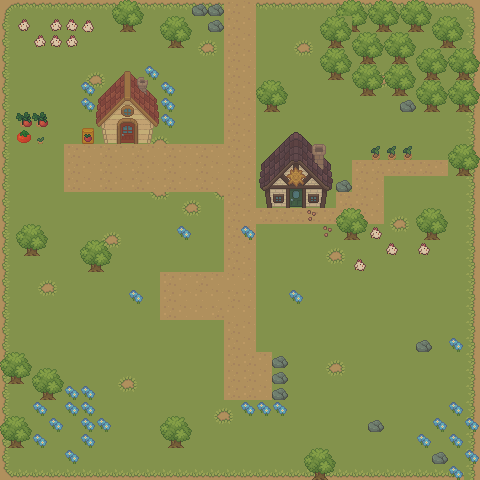

Rendered tile map (Tiled .tmx) drawn with the repository's tilesets; below, a short description and the full map source, tile grids included:
An orthogonal 30x30 tile map with 16x16 px tiles, 2 tile layers (Ground, Obstacles).

<map version="1.5" tiledversion="1.7.2" orientation="orthogonal" renderorder="right-down" width="30" height="30" tilewidth="16" tileheight="16" infinite="0" nextlayerid="12" nextobjectid="2">
 <editorsettings>
  <export target="farm3part4.json" format="json" />
 </editorsettings>
 <tileset firstgid="1" name="free" tilewidth="16" tileheight="16" tilecount="130" columns="13">
  <image source="free.png" width="208" height="160" />
 </tileset>
 <layer id="8" name="Ground" width="30" height="30" locked="1">
  <data encoding="csv">
1,2,2,2,2,2,2,2,2,2,2,2,2,2,6,7,2,2,2,2,2,2,2,2,2,2,2,2,2,3,
14,15,15,15,15,15,15,15,15,15,15,15,15,15,6,7,15,15,15,15,15,15,15,15,15,15,15,15,15,16,
14,15,15,15,15,15,15,15,15,15,15,15,17,18,6,7,15,15,17,18,15,15,15,15,15,15,15,15,15,16,
14,15,15,15,15,15,15,15,15,15,15,15,30,31,6,7,15,15,30,31,15,15,15,15,15,15,15,15,15,16,
14,15,15,15,15,17,18,15,15,15,15,15,15,15,6,7,15,15,15,15,15,15,15,17,18,15,15,15,15,16,
14,15,15,15,15,30,31,15,15,15,15,15,15,15,6,7,15,15,15,15,15,15,15,30,31,15,15,15,15,16,
14,15,15,15,15,15,15,15,15,15,15,15,15,15,6,7,15,15,15,15,15,15,15,15,15,15,15,15,15,16,
14,15,15,15,15,15,15,15,15,15,15,15,15,15,6,7,15,15,15,15,15,15,15,15,15,15,15,15,15,16,
14,15,15,15,15,15,15,15,15,17,18,15,15,15,6,7,15,15,15,15,15,15,15,15,15,15,15,15,15,16,
14,15,15,15,6,7,6,7,6,7,6,7,6,7,6,7,15,15,15,15,15,15,15,15,15,15,15,15,15,16,
14,15,15,15,6,7,6,7,6,7,6,7,6,7,6,7,15,15,15,15,15,15,6,6,6,6,6,7,15,16,
14,15,15,15,6,7,6,7,6,7,6,7,6,7,6,7,15,15,15,15,15,15,6,7,15,15,15,15,15,16,
14,15,15,15,15,15,15,15,15,30,31,17,18,30,6,7,15,15,15,15,15,6,6,7,15,15,15,15,15,16,
14,15,15,15,15,15,15,15,15,15,15,30,31,15,6,7,6,6,6,6,6,6,6,7,17,18,15,15,15,16,
14,15,15,15,15,15,17,18,15,15,15,15,15,15,6,7,15,15,15,15,15,15,15,15,30,31,15,15,15,16,
14,15,15,15,15,15,30,31,15,15,15,15,15,15,6,7,15,15,15,15,17,18,15,15,15,15,15,15,15,16,
14,15,15,15,15,15,15,15,15,15,15,15,15,15,6,7,15,15,15,15,30,31,15,15,15,15,15,15,15,16,
14,15,17,18,15,15,15,15,15,15,6,7,6,7,7,7,15,15,15,15,15,15,15,15,15,15,15,15,15,16,
14,15,30,31,15,15,15,15,15,15,6,7,7,7,6,7,15,15,15,15,15,15,15,15,15,15,15,15,15,16,
14,15,15,15,15,15,15,15,15,15,6,7,7,6,7,7,15,15,15,15,15,15,15,15,15,15,15,15,15,16,
14,15,15,15,15,15,15,15,15,15,15,15,15,15,6,7,15,15,15,15,15,15,15,15,15,15,15,15,15,16,
14,15,15,15,15,15,15,15,15,15,15,15,15,15,6,7,15,15,15,15,15,15,15,15,15,15,15,15,15,16,
14,15,15,15,15,15,15,15,15,15,15,15,15,15,6,6,7,15,15,15,17,18,15,15,15,15,15,15,15,16,
14,15,15,15,15,15,15,17,18,15,15,15,15,15,6,6,7,15,15,15,30,31,15,15,15,15,15,15,15,16,
14,15,15,15,15,15,15,30,31,15,15,15,15,15,6,6,7,15,15,15,15,15,15,15,15,15,15,15,15,16,
14,15,15,15,15,15,15,15,15,15,15,15,15,17,18,15,15,15,15,15,15,15,15,15,15,15,15,15,15,16,
14,15,15,15,15,15,15,15,15,15,15,15,15,30,31,15,15,15,15,15,15,15,15,15,15,15,15,15,15,16,
14,15,15,15,15,15,15,15,15,15,15,15,15,15,15,15,15,15,15,15,15,15,15,15,15,15,15,15,15,16,
14,15,15,15,15,15,15,15,15,15,15,15,15,15,15,15,15,15,15,15,15,15,15,15,15,15,15,15,15,16,
27,28,28,28,28,28,28,28,28,28,28,28,28,28,28,28,28,28,28,28,28,28,28,28,28,28,28,28,28,16
</data>
 </layer>
 <layer id="10" name="Obstacles" width="30" height="30">
  <data encoding="csv">
0,0,0,0,0,0,0,49,50,0,0,0,11,11,0,0,0,0,0,0,0,49,50,49,50,49,50,0,0,0,
0,121,0,119,106,120,0,62,63,0,49,50,0,11,0,0,0,0,0,0,49,50,63,62,63,62,63,49,50,0,
0,0,119,106,119,0,0,0,0,0,62,63,0,0,0,0,0,0,0,0,62,63,49,50,49,50,0,62,63,0,
0,0,0,0,0,0,0,0,0,0,0,0,0,0,0,0,0,0,0,0,49,50,62,63,62,63,49,50,49,50,
0,0,0,0,0,0,40,41,42,12,0,0,0,0,0,0,0,0,0,0,62,63,49,50,49,50,62,63,62,63,
0,0,0,0,0,12,53,54,55,56,12,0,0,0,0,0,49,50,0,0,0,0,62,63,62,63,49,50,49,50,
0,0,0,0,0,12,66,67,68,69,12,0,0,0,0,0,62,63,0,0,0,0,0,0,0,11,62,63,62,63,
0,128,128,0,0,0,79,80,81,82,12,0,0,0,0,0,0,0,0,0,0,0,0,0,0,0,0,0,0,0,
0,129,111,0,0,122,92,93,94,95,0,0,0,0,0,0,44,45,46,47,48,0,0,0,0,0,0,0,0,0,
0,0,0,0,0,0,0,0,0,0,0,0,0,0,0,0,57,58,59,60,61,0,0,113,113,113,0,0,49,50,
0,0,0,0,0,0,0,0,0,0,0,0,0,0,0,0,70,71,72,73,74,0,0,0,0,0,0,0,62,63,
0,0,0,0,0,0,0,0,0,0,0,0,0,0,0,0,83,84,85,86,87,11,0,0,0,0,0,0,0,0,
0,0,0,0,0,0,0,0,0,0,0,0,0,0,0,0,96,97,98,99,100,0,0,0,0,0,0,0,0,0,
0,0,0,0,0,0,0,0,0,0,0,0,0,0,0,0,0,0,0,110,0,49,50,0,0,0,49,50,0,0,
0,49,50,0,0,0,0,0,0,0,0,12,0,0,0,12,0,0,0,0,110,62,63,106,0,0,62,63,0,0,
0,62,63,0,0,49,50,0,0,0,0,0,0,0,0,0,0,0,0,0,0,0,0,0,106,0,106,0,0,0,
0,0,0,0,0,62,63,0,0,0,0,0,0,0,0,0,0,0,0,0,0,0,106,0,0,0,0,0,0,0,
0,0,0,0,0,0,0,0,0,0,0,0,0,0,0,0,0,0,0,0,0,0,0,0,0,0,0,0,0,0,
0,0,0,0,0,0,0,0,12,0,0,0,0,0,0,0,0,0,12,0,0,0,0,0,0,0,0,0,0,0,
0,0,0,0,0,0,0,0,0,0,0,0,0,0,0,0,0,0,0,0,0,0,0,0,0,0,0,0,0,0,
0,0,0,0,0,0,0,0,0,0,0,0,0,0,0,0,0,0,0,0,0,0,0,0,0,0,0,0,0,0,
0,0,0,0,0,0,0,0,0,0,0,0,0,0,0,0,0,0,0,0,0,0,0,0,0,0,11,0,12,0,
49,50,0,0,0,0,0,0,0,0,0,0,0,0,0,0,0,11,0,0,0,0,0,0,0,0,0,0,0,0,
62,63,49,50,0,0,0,0,0,0,0,0,0,0,0,0,0,11,0,0,0,0,0,0,0,0,0,0,0,0,
0,0,62,63,12,12,0,0,0,0,0,0,0,0,0,0,0,11,0,0,0,0,0,0,0,0,0,0,0,0,
0,0,12,0,12,12,0,0,0,0,0,0,0,0,0,12,12,12,0,0,0,0,0,0,0,0,0,0,12,0,
49,50,0,12,0,12,12,0,0,0,49,50,0,0,0,0,0,0,0,0,0,0,0,11,0,0,0,12,0,12,
62,63,12,0,0,12,0,0,0,0,62,63,0,0,0,0,0,0,0,0,0,0,0,0,0,0,12,0,12,0,
0,0,0,0,12,0,0,0,0,0,0,0,0,0,0,0,0,0,0,49,50,0,0,0,0,0,0,11,0,12,
0,0,0,0,0,0,0,0,0,0,0,0,0,0,0,0,0,0,0,62,63,0,0,0,0,0,0,0,12,0
</data>
 </layer>
</map>
